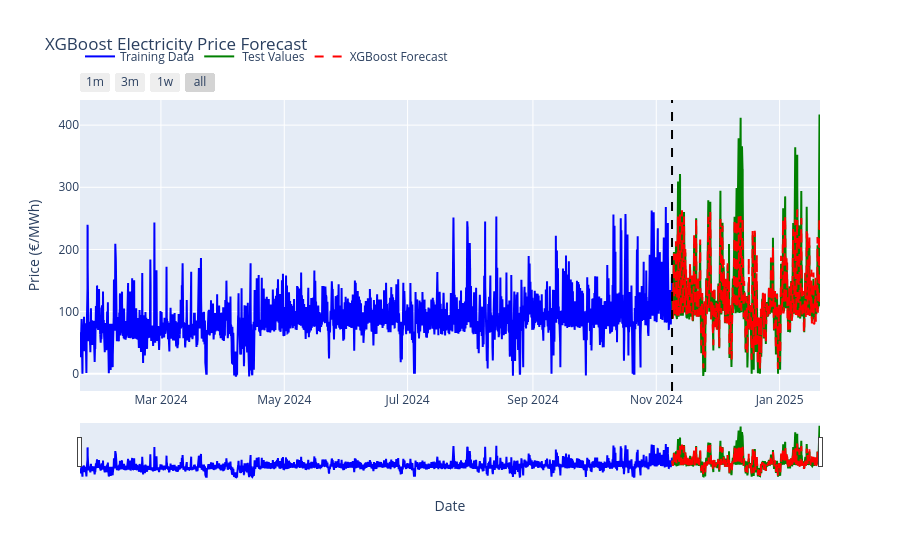

The notebook cell this image was saved under:
### Code cell
train_preds_series = pd.Series(train_preds, index=train.index)
test_preds_series = pd.Series(test_preds, index=test.index)

# Create plot
fig = go.Figure()

# Training data
fig.add_trace(go.Scatter(
    x=train.index,
    y=train['ISEM DA Price'],
    name='Training Data',
    line=dict(color='blue')
))

# Test data
fig.add_trace(go.Scatter(
    x=test.index,
    y=test['ISEM DA Price'],
    name=' Test Values',
    line=dict(color='green')
))

# Out-of-sample forecast
fig.add_trace(go.Scatter(
    x=test.index,
    y=test_preds_series,
    name='XGBoost Forecast',
    line=dict(color='red', dash='dash')
))

# Add vertical line for train/test split
split_date = test.index[0]
fig.add_vline(x=split_date, line_width=2, line_dash="dash", line_color="black")

# Layout
fig.update_layout(
    title="XGBoost Electricity Price Forecast",
    xaxis_title="Date",
    yaxis_title="Price (€/MWh)",
    hovermode="x unified",
    legend=dict(orientation="h", y=1.1)
)

# Range selector - FIX: Change "week" to "day" with count=7
fig.update_xaxes(
    rangeslider_visible=True,
    rangeselector=dict(
        buttons=list([
            dict(count=1, label="1m", step="month", stepmode="backward"),
            dict(count=3, label="3m", step="month", stepmode="backward"),
            dict(count=7, label="1w", step="day", stepmode="backward"),  # Changed from "week" to "day" with count=7
            dict(step="all")
        ])
    )
)

# Show plot
fig.show()

### Figure 1 — Plotly figure (JSON) as saved in the notebook; plotly's stock layout.template omitted (floating-point values rounded to 4 significant figures; data arrays with more than 128 entries replaced by an {"elided": "..."} marker saying what was removed)
{"data": [{"line": {"color": "blue"}, "name": "Training Data", "type": "scatter", "x": {"elided": "14055 str values"}, "y": {"elided": "14055 float values"}}, {"line": {"color": "green"}, "name": " Test Values", "type": "scatter", "x": {"elided": "3514 str values"}, "y": {"elided": "3514 float values"}}, {"line": {"color": "red", "dash": "dash"}, "name": "XGBoost Forecast", "type": "scatter", "x": {"elided": "3514 str values"}, "y": {"elided": "3514 float values"}}], "layout": {"hovermode": "x unified", "legend": {"orientation": "h", "y": 1.1}, "shapes": [{"line": {"color": "black", "dash": "dash", "width": 2}, "type": "line", "x0": "2024-11-08T19:00:00", "x1": "2024-11-08T19:00:00", "xref": "x", "y0": 0, "y1": 1, "yref": "y domain"}], "title": {"text": "XGBoost Electricity Price Forecast"}, "xaxis": {"rangeselector": {"buttons": [{"count": 1, "label": "1m", "step": "month", "stepmode": "backward"}, {"count": 3, "label": "3m", "step": "month", "stepmode": "backward"}, {"count": 7, "label": "1w", "step": "day", "stepmode": "backward"}, {"step": "all"}]}, "rangeslider": {"visible": true}, "title": {"text": "Date"}}, "yaxis": {"title": {"text": "Price (€/MWh)"}}}}
